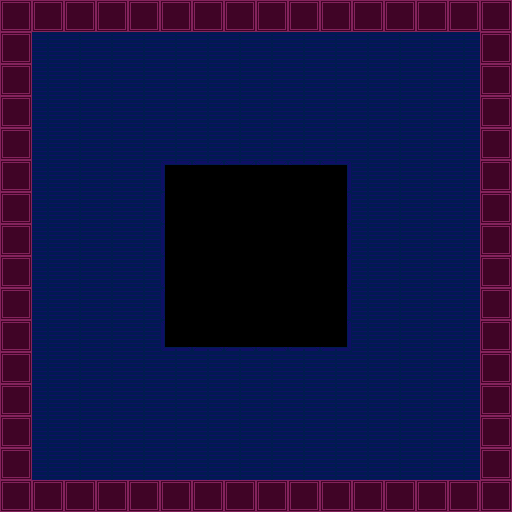

A level layout from a 2D game, rendered from its tile map. Below: a short description, then the map file with its tile-grid data intact:
An orthogonal 16x16 tile map with 32x32 px tiles, 1 tile layer (Tile Layer 1).

<map version="1.0" tiledversion="1.0.3" orientation="orthogonal" renderorder="right-down" width="16" height="16" tilewidth="32" tileheight="32" nextobjectid="1">
 <tileset firstgid="1" source="NPtsx.tsx" />
 <layer name="Tile Layer 1" width="16" height="16">
  <data encoding="csv">
6,6,6,6,6,6,6,6,6,6,6,6,6,6,6,6,
6,2,2,2,2,2,2,2,2,2,2,2,2,2,2,6,
6,2,2,2,2,2,2,2,2,2,2,2,2,2,2,6,
6,2,2,2,2,2,2,2,2,2,2,2,2,2,2,6,
6,2,2,2,2,2,2,2,2,2,2,2,2,2,2,6,
6,2,2,2,2,9,10,10,10,10,11,2,2,2,2,6,
6,2,2,2,2,12,13,13,13,13,14,2,2,2,2,6,
6,2,2,2,2,12,13,13,13,13,14,2,2,2,2,6,
6,2,2,2,2,12,13,13,13,13,14,2,2,2,2,6,
6,2,2,2,2,12,13,13,13,13,14,2,2,2,2,6,
6,2,2,2,2,15,16,16,16,16,17,2,2,2,2,6,
6,2,2,2,2,2,2,2,2,2,2,2,2,2,2,6,
6,2,2,2,2,2,2,2,2,2,2,2,2,2,2,6,
6,2,2,2,2,2,2,2,2,2,2,2,2,2,2,6,
6,2,2,2,2,2,2,2,2,2,2,2,2,2,2,6,
6,6,6,6,6,6,6,6,6,6,6,6,6,6,6,6
</data>
 </layer>
</map>
